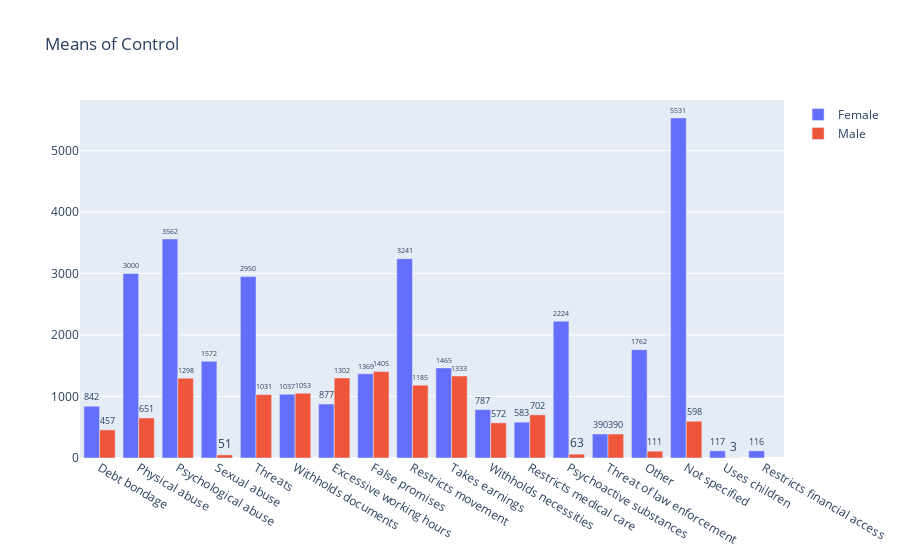

This figure's notebook cell:
### Code cell
fig = go.Figure(data=[
    go.Bar(name='Female', x=data_bar_f.index, y=data_bar_f),
    go.Bar(name='Male', x=data_bar_m.index, y=data_bar_m)
])
fig.update_traces(texttemplate='%{value}', textposition='outside')
fig.update_layout(hovermode='x', title_text='Means of Control')
fig.show()

### Figure 1 — Plotly figure (JSON) as saved in the notebook; plotly's stock layout.template omitted (floating-point values rounded to 4 significant figures)
{"data": [{"name": "Female", "x": ["Debt bondage", "Physical abuse", "Psychological abuse", "Sexual abuse", "Threats", "Withholds documents", "Excessive working hours", "False promises", "Restricts movement", "Takes earnings", "Withholds necessities", "Restricts medical care", "Psychoactive substances", "Threat of law enforcement", "Other", "Not specified", "Uses children", "Restricts financial access"], "y": [842, 3000, 3562, 1572, 2950, 1037, 877, 1369, 3241, 1465, 787, 583, 2224, 390, 1762, 5531, 117, 116], "type": "bar", "textposition": "outside", "texttemplate": "%{value}"}, {"name": "Male", "x": ["Debt bondage", "Excessive working hours", "False promises", "Physical abuse", "Psychoactive substances", "Psychological abuse", "Restricts medical care", "Restricts movement", "Sexual abuse", "Takes earnings", "Threat of law enforcement", "Threats", "Withholds documents", "Withholds necessities", "Other", "Not specified", "Uses children"], "y": [457, 1302, 1405, 651, 63, 1298, 702, 1185, 51, 1333, 390, 1031, 1053, 572, 111, 598, 3], "type": "bar", "textposition": "outside", "texttemplate": "%{value}"}], "layout": {"title": {"text": "Means of Control"}, "hovermode": "x", "xaxis": {"type": "category", "range": [-0.5, 17.5], "autorange": true}, "yaxis": {"type": "linear", "range": [0, 5822.0], "autorange": true}, "autosize": true}}
